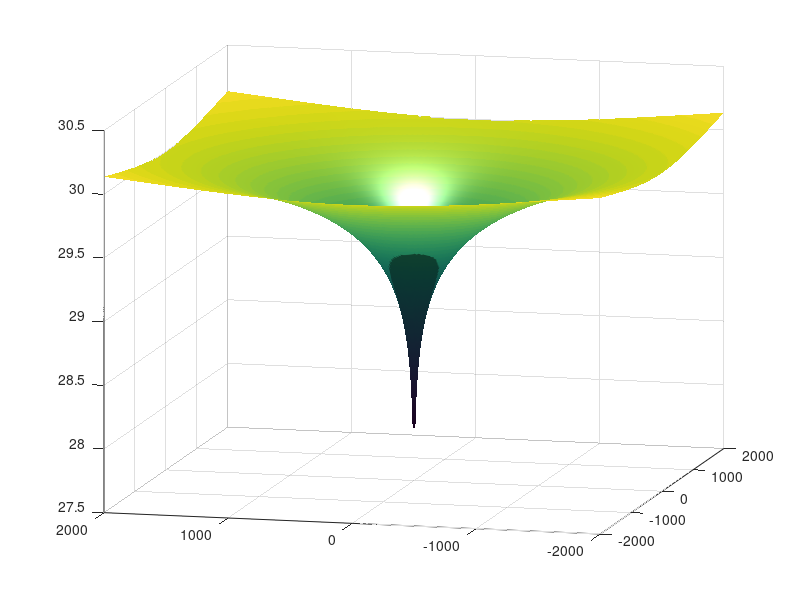

Write MATLAB code to recreate this figure. (Note: this script raises an error after producing the figure.)
%
%% Compare mSim with analytical solution
%% Overview
% In this tutorial we will build a simple 3D cylindrical model with one
% well at the center and we will compare it with the Thiem, 1906 analytical
% solution.
%% Analytical solution 
% The analytical solution for radial flow to a well where the head h0 is known
% at some point at r0 distance close to well is given by :
%%
% $h(r)=\frac{Q}{2 \pi T}ln\frac{r}{r_0} + h_0$ 
%%%
% where Q is the pumping rate, T is the transmissivity.
%%% 
% To visualize the above equation we will generate random points within a
% disk of radious r0, triangulate them and plot
%%
% Lets define the inputs first
r0 = 2000; % [m]
h0 = 30; % [m]
Q = 500; % [m^3/day]
T = 200; % [m^2/day]
%%%
% Generate points on disk (This is actually a rectangle)
[disk_pntsX, disk_pntsY] = meshgrid(-r0:10:r0);
%%%
% Evaluate the Thiem equation
Thiem = @(r)(Q/(2*pi*T))*log(r/r0)+h0;
disk_pntsR = sqrt(disk_pntsX.^2 + disk_pntsY.^2);
%%%
% and plot them
mesh(disk_pntsX, disk_pntsY, Thiem(disk_pntsR),...
    'edgecolor','none','FaceColor','interp','FaceLighting','phong')
camlight right
view(-76, 13)
drawnow
%% 2D Numerical solution with mSim
%%
% *Mesh generation*
%%%
% For the numerical solution we have first to generate a mesh.
%%%
% First we are going to generate a cylindrical polygon with the help of the
% parametric equation of a circle x = r*cos(t), y = r*sin(t) where t spans
% from 0 to 2*pi for a full circle
circle_bnd = [r0*cos(0:0.2:2*pi)' r0*sin(0:0.2:2*pi)'];
%%%
% Prepare the shapefile structure that is needed for the mesh
% generation for the domain
circle_domain.Geometry = 'Polygon';
circle_domain.X = [circle_bnd(:,1)' circle_bnd(1,1) nan]; 
circle_domain.Y = [circle_bnd(:,2)' circle_bnd(1,2) nan]; 
%%%
% and the well
well.Geometry = 'Point';
well.X = 0;
well.Y = 0;
well.DistMin = 1;
well.DistMax = r0;
well.LcMin = 1;
well.LcMax = 400;
%%%
% Construct the CSG object and generate the mesh
circle_dom = CSGobj_v2(2,1,10,10,1);
circle_dom = circle_dom.readshapefile(circle_domain);
circle_dom = circle_dom.readshapefile(well);
%%%
% define the mesh options. Here the 400 m is roughly the distance between
% the boundary points when r0 = 2000 and 0.2 discretization of the
% parametric variable that generated the circular points.
meshopt = msim_mesh_options;
meshopt.lc_gen = 400;
meshopt.embed_points = 1;
%%%
% run gmsh
circle_dom.writegeo('thiem_example', meshopt);
gmsh_path = '/home/giorgk/Downloads/gmsh-4.4.1-Linux64/bin/gmsh';
circle_dom.runGmsh('thiem_example',gmsh_path,[]);
%%
% read mesh into matlab
[p, MSH]=read_2D_Gmsh('thiem_example', 0, 0);
%% 
% *Boundary conditions*
%%%
% First we will identify the boundary the mesh nodes and assign a constant head of h0
id_bnd = find(sqrt(sum(p.^2,2)) > 1999);
CH = [id_bnd h0*ones(length(id_bnd),1)];
%%
% *Well flux*
%%%
% For the well we have to find first which node corresponds to the well
id_well = find(sqrt(sum(p.^2,2)) < 0.1);
FLUX_well = [id_well -Q];

%%
% *Assemble*
%%%
% To assemble we need the transmissivity, which we defined as constant on
% the mesh nodes
Tnd = T*ones(size(p,1),1);

%%%
% Set up the standard simulation options and assemble
simopt.dim=2;
simopt.el_type='triangle';
simopt.el_order='linear';
[Kglo, H]= Assemble_LHS(p, MSH(3,1).elem(1,1).id, Tnd , CH, [], simopt);
%%%
% Convert Point flux matrix to sparse vector
F=sparse(FLUX_well(:,1),1,FLUX_well(:,2),length(H),1);
%%%
% *Solve*
Hnumerical=solve_system(Kglo,H,F);
%% Compare the solutions
% To compare the the numerical solution of mSim with the analytical we have
% to evaluate the analytical over the points of the numerical.
Hanalytical = Thiem(sqrt(sum(p.^2,2)));
%%%
% The numerical solution contains the center of well where the
% analytical solution cannot be defined. Therefore we will make them nan to
% both solutions. 
Hanalytical(id_well,1) = nan;
Hnumerical(id_well,1) = nan;
%%%
% now we plot the relative error with respect the analytical solution
trisurf(MSH(3,1).elem(1,1).id, p(:,1), p(:,2), 100*(Hnumerical - Hanalytical)./Hanalytical)
title('Relative error wrt analytical solution')
zlabel('%')
view(0,0)
colormap cool
drawnow
%%
% We can confirm that the numerical solution follows the analytical one very
% close as the error is less that 1 percent.
%% 3D NUmerical solution with mSim
% Next we will simulate the flow around a well using a 3D cylindrical domain.
% Although we could use the triangular mesh and extrude it into 3D prism
% elements, for this example we will generate a new mesh using
% quadrilaterals which will gives us hexahedral elements for the 3D mesh.
%%%
% We will reuse the CSG object but we are going to change the mesh options
meshopt_quad = msim_mesh_options;
meshopt_quad.lc_gen = 400; 
meshopt_quad.el_type = 'quad';
%%%
% We call the same methods as before to generate and read the mesh into the
% workspace
circle_dom.writegeo('thiem_example_quads', meshopt_quad);
circle_dom.runGmsh('thiem_example_quads',gmsh_path,[])
[p_q, MSH_q]=read_2D_Gmsh('thiem_example_quads', 0, 0);
%%
 %}
Ztop = 30*ones(size(p_q,1),1);
Zbot = 0*ones(size(p_q,1),1);
Zdistribution = [0:0.2:1];
[p3D, MSH3D] = extrude_mesh(p_q, MSH_q, Ztop, Zbot, Zdistribution, 'linear');
%%%
% *Boundary conditions
% In a similar way with the 2D model we will identify the mesh nodes that
% lay on the circle with radius r0
id_bnd = find(sqrt(sum(p3D.^2,2)) > 1999);
CH = [id_bnd h0*ones(length(id_bnd),1)];
%%
% *Well flux*
%%%
% Unlike the previous example in this case we didnt force the mesh
% generation to embed the points that lay inside the domain. Therefore
% searching for nodes that are very close to well will return nothing
find(sqrt(sum(p3D.^2,2)) < 0.1)
%%
% Instead we will find the element in the 2D mesh that contains the well
el_id = find_elem_id_point(p_q, MSH_q(3,1).elem.id, [0, 0], 10);
%%%
% The element consists on four nodes with coordinates:
well_elem_coords = p_q(MSH_q(3,1).elem.id(el_id,:),:);

%%
% When the point sources do not coinside with the mesh nodes then the
% fluxes are distributed to the mesh elements they belong to. In our
% example the well screen spans the entire depth of the aquifer therefore
% the pumping will be distributed to all mesh nodes with the same x y locations
% as the ones of the 2D element that contains the well. However the
% contribution on each node can be estimated based on the barycentric coordinates of the
% point with respect the element. In mSim we can calculate the barycentric
% coordinates for 2D elements as:
bary_coords = BaryCoord2D( [0, 0], well_elem_coords(:,1:2) );
%%
clf
plot(well_elem_coords([1:4 1],1),well_elem_coords([1:4 1],2),'.-')
hold on
plot(0, 0, 'or')
text(0.01, 0.01, 'well', 'fontsize', 20)
for ii = 1:4
    text(well_elem_coords(ii,1)+0.01, well_elem_coords(ii,2)+0.01, num2str(bary_coords(ii)), 'fontsize', 14);
end
axis equal
drawnow
%%
% Now we can loop through the element nodes and assign the pumping for the
% mesh nodes
FLUX_well = [];
for ii = 1:size(well_elem_coords,1)
    k = find(sqrt((p3D(:,1) - well_elem_coords(ii,1)).^2 + (p3D(:,2) - well_elem_coords(ii,2)).^2) < 0.1);
    FLUX_well = [FLUX_well;k -Q*bary_coords(ii)/length(k) * ones(length(k),1)];
end
sum(FLUX_well(:,2))
%%%
% The last line is used as a verification that the fluxes have been distributed correctly.
%%%
% *Assemble*
% For the assembly we need to specify the hydraulic conductivity. The depth
% of the aquifer is 20 meters therefore the conductivity is uniform on each
% element and equal to:
Kel = T/30*ones( size(MSH3dD(4,1).elem(1,1).id,1), 1);
% First we setup the options
simopt.dim = 3;
simopt.el_type = 'hex';
simopt.el_order = 'linear';
[Kglo, H]= Assemble_LHS(p3D, MSH3D(4,1).elem(1,1).id, Kel , CH, [], simopt);
%%%
% Convert Point flux matrix to sparse vector
F=sparse(FLUX_well(:,1),1,FLUX_well(:,2),length(H),1);
%%%
% *Solve*
% This problem in 3D is now non linear as the conductance matrix Kglo 
% depends on the elevation of the mesh vertices of the free surface boundary.
%%%
% Therefore we will solve this problem iteratively.
% We are going to need the ids that correspond to the top points. By taking
% advantage the way the extrude_mesh works we know that the ids from 1:size
% of 2D nodes correspond to the top layer
%
id_top = 1:size(p_q,1);
iter = 1;
Hold = Ztop;
clear err
while true
    Hnew=solve_system(Kglo,H,F);
    % check the error
    err(iter,1) = mean(sqrt((Hold(id_top) - Hnew(id_top)).^2));
    if err(end,1) < 0.0001
        break;
    end
   
    % Adapth the mesh to the new solution.
    DZ = 0.5*(Hold(id_top) - Hnew(id_top));
    [p3D, MSH3D]=extrude_mesh(p_q,MSH_q, Hold(id_top) - DZ ,Zbot, Zdistribution ,'linear');
    % In this example we dont have to update the right hand side so all we
    % need is to update the conductance matrix
    [Kglo, H]= Assemble_LHS(p3D, MSH3D(4,1).elem(1,1).id, Kel , CH, [], simopt);
    % save the solution of the previous iteration
    Hold = Hnew;
    iter = iter + 1;
end

%% Compare with analytical
Hanalytical = Thiem(sqrt(sum(p_q.^2,2)));
plot3(p_q(:,1), p_q(:,2), 100*(Hnew(id_top) - Hanalytical)./Hanalytical,'.')












